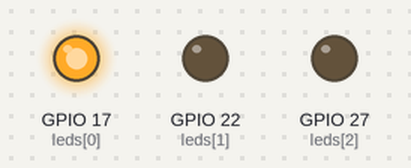
A program run on a simulated Raspberry Pi (BCM pin numbers). Shown: output pins drawn as LEDs (lit = HIGH). At 0.6 s the program stops and its outputs stay as they are.

Above: at 0.1 s.
At 0.7 s:
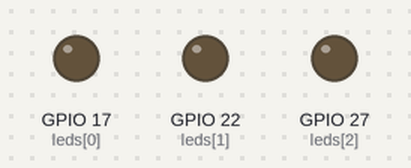
Timing chart, 0 to 2.1 s (numbered marks = the images above):
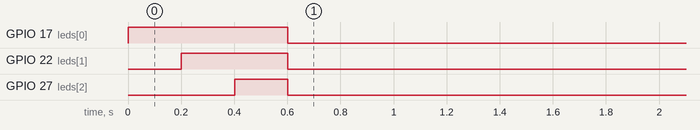

The program:

20250202-LED_OnOffControl_Test.py
```python
#!/usr/bin/env python3


#2025/02/02


from gpiozero import LED
from time import sleep

# グローバル変数としてLEDインスタンスのリストを作成
leds = []

def setup_leds():
    global leds  # グローバル変数を明示的に使用
    pin_numbers = [17, 22, 27]  # 使用するGPIOピン
    leds = [LED(pin) for pin in pin_numbers]

def turn_on_all():
    for led in leds:
        led.on()
        sleep(0.2)

def turn_off_all():
    for led in leds:
        led.off()

# 初期設定
setup_leds()

# テスト
turn_on_all()  # 全てのLEDをON
```

Measured:
- by itself, GPIO 17 (leds[0]): LOW → HIGH at 0.00 s, → LOW 0.60 s later
- by itself, GPIO 22 (leds[1]): LOW → HIGH at 0.20 s, → LOW 0.40 s later
- by itself, GPIO 27 (leds[2]): LOW → HIGH at 0.40 s, → LOW 0.20 s later
